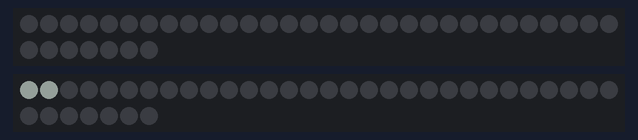
Recording of a program running on a simulated Arduino Uno, built with avr-gcc and run on an emulated ATmega328P. Shown: 2 × 37 RGB LEDs in strip order, left to right, continuing on the next row. Dim RGB values are drawn brighter than linear; random numbers use the default seed unless the program sets one.

Above: at 10.15 s.
At 10.88 s:
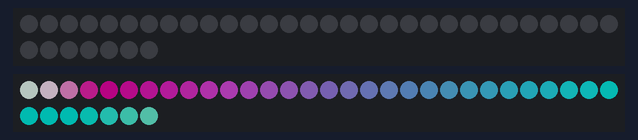
At 20.35 s:
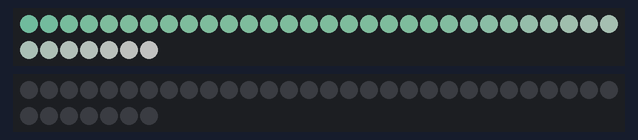
At 21.01 s:
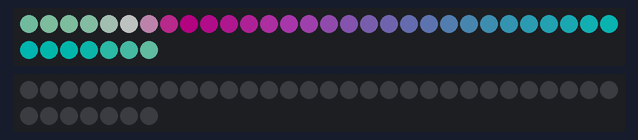
At 30.36 s:
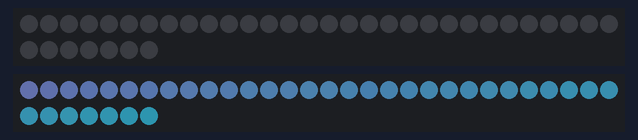

The program:

main.cpp
```cpp
#include <Arduino.h>
#include <FastLED.h>

#define NUM_LEDS 37
#define DATA_PIN_A 5
#define DATA_PIN_B 6
#define BRIGHTNESS 192

CRGB leds_A[NUM_LEDS];
CRGB leds_B[NUM_LEDS];

// Gradient palette "bhw1_06_gp", originally from
// http://soliton.vm.bytemark.co.uk/pub/cpt-city/bhw/bhw1/tn/bhw1_06.png.index.html
// converted for FastLED with gammas (2.6, 2.2, 2.5)
// Size: 16 bytes of program space.

DEFINE_GRADIENT_PALETTE( bhw1_06_gp ) {
    0, 184,  1,128,
  160,   1,193,182,
  219, 153,227,190,
  255, 255,255,255
};

CRGBPalette16 currentPalette = bhw1_06_gp;

/* TIMER */

/* LIGHTING GENERAL CONTROLS */
uint8_t ls_flashOccurence; // Number of flashes
uint8_t chainLightning; // Chance of chain
uint8_t lightningStrand; // Conduit selector

/* ARDUINO SETUP */
void setup() {
    FastLED.addLeds<WS2812B, DATA_PIN_A, GRB>(leds_A, NUM_LEDS);
    FastLED.addLeds<WS2812B, DATA_PIN_B, GRB>(leds_B, NUM_LEDS);
    FastLED.setBrightness(BRIGHTNESS);
}

/* LIGHTNING SPARK SETTINGS */
uint8_t ls_numberOfFlashes;
uint8_t ls_delayBetweenFlashes;
uint8_t ls_flashLED;
uint8_t ls_flashBrightness;
uint8_t ls_paletteIndex;

/* #1 LIGHTNING SPARK */
void lightningSpark() {
  lightningStrand = random8(12); // Which conduit
  ls_numberOfFlashes = random8(8); // Determine number of flashes
  // Randomly select an LED || Group of LEDs in the strip
  ls_flashLED = random8(0, NUM_LEDS - 1); // Lock the LED of choice

  for (int x = 0; x <= ls_numberOfFlashes; x++)
  {
    // Flash a random number of times, each brighter
    ls_delayBetweenFlashes = random(x * 4, 64);
    ls_flashBrightness = random(x * 25, BRIGHTNESS);

    if (lightningStrand < 6) {
      leds_A[ls_flashLED] = ColorFromPalette(currentPalette, ls_paletteIndex, ls_flashBrightness, LINEARBLEND);
      FastLED.show();

      delay(ls_delayBetweenFlashes);

      leds_A[ls_flashLED] = CRGB::Black;
      FastLED.show();

      delay(ls_delayBetweenFlashes);
    }

    if (lightningStrand >= 6) {
      leds_B[ls_flashLED] = ColorFromPalette(currentPalette, ls_paletteIndex, ls_flashBrightness, LINEARBLEND);
      FastLED.show();

      delay(ls_delayBetweenFlashes);

      leds_B[ls_flashLED] = CRGB::Black;
      FastLED.show();

      delay(ls_delayBetweenFlashes);
    }

    ls_paletteIndex += x + 12;
  }
}

uint8_t ll_numberOfFlashes;
uint8_t ll_delayBetweenFlashes;
uint8_t ll_flashLED;
uint8_t ll_flashLED_length;
uint8_t ll_flashBrightness;
uint8_t ll_paletteIndex;

/* #2 LIGHTNING LINE */
// TODO: Random direction and number of LEDs involved...
// Randomly select an LED
// ll_flashLED = random8(NUM_LEDS - 1); // Lock the LED of choice
// ll_flashLED_length = random8(NUM_LEDS / 2);

// if (ll_flashLED < NUM_LEDS / 2) {
//   // If it's in the first half...
// } else {
//   // If it's in the last half...
// }
void lightningLine() {
  lightningStrand = random8(12); // Which conduit
  ll_numberOfFlashes = random8(8); // Determine number of flashes

  if (lightningStrand < 6) {
    for (int y = 0; y < NUM_LEDS; y++) {
      FastLED.setBrightness(32 * y);
      leds_A[y] = ColorFromPalette(currentPalette, ll_paletteIndex);
      FastLED.show();
      delay(NUM_LEDS / y + 1);
    }

    for (int z = 0; z <= ll_numberOfFlashes; z++) {
      ll_delayBetweenFlashes = random8(z * 24);
      ll_flashBrightness = random8(z * 32, BRIGHTNESS); // Flash the white line, brighter

      fill_palette(leds_A, NUM_LEDS, ll_paletteIndex, z, currentPalette, ll_flashBrightness, LINEARBLEND);
      FastLED.show();
      delay(ll_delayBetweenFlashes);

      fill_solid(leds_A, NUM_LEDS, CRGB::Black);
      FastLED.show();
      delay(ll_delayBetweenFlashes);
    }
  }

  if (lightningStrand >= 6) {
    for (int y = 0; y < NUM_LEDS; y++) {
      FastLED.setBrightness(32 * y);
      leds_B[y] = ColorFromPalette(currentPalette, ll_paletteIndex);
      FastLED.show();
      delay(NUM_LEDS / y + 1);
    }

    for (int z = 0; z <= ll_numberOfFlashes; z++) {
      ll_delayBetweenFlashes = random8(z * 24);
      ll_flashBrightness = random8(z * 32, BRIGHTNESS); // Flash the white line, brighter

      fill_palette(leds_B, NUM_LEDS, ll_paletteIndex, z, currentPalette, ll_flashBrightness, LINEARBLEND);
      FastLED.show();
      delay(ll_delayBetweenFlashes);

      fill_solid(leds_B, NUM_LEDS, CRGB::Black);
      FastLED.show();
      delay(ll_delayBetweenFlashes);
    }
  }
}

/* #3 LIGHTNING CRAWL */
void lightningCrawl() {
  lightningStrand = random8(12); // Which conduit
  chainLightning = random16(256);

  if (lightningStrand < 6) {
    for (int n = 0; n < NUM_LEDS; n++) {
      leds_A[n] = ColorFromPalette(currentPalette, ll_paletteIndex);
      FastLED.show();
      delay(NUM_LEDS / n + 1);
      leds_A[n] = CRGB::Black;
      FastLED.show();
      delay(NUM_LEDS / n + 1);
    }
  }

  if (lightningStrand >= 6) {
    for (int n = 0; n < NUM_LEDS; n++) {
      leds_B[n] = ColorFromPalette(currentPalette, ll_paletteIndex);
      FastLED.show();
      delay(NUM_LEDS / n + 1);
      leds_B[n] = CRGB::Black;
      FastLED.show();
      delay(NUM_LEDS / n + 1);
    }
  }

  if (chainLightning >= 200) {
    lightningLine();
  } else if (chainLightning <= 100) {
    lightningSpark();
  }
}

uint8_t randomness = 12;
uint8_t timer = 0;

void loop()
{

  // TIMER
  EVERY_N_HOURS(1) {

    if (timer == 24) {
      timer = 0;
    }

    timer++;
  }

  // if (timer <= 8) {
    // Lightning Flashes
      EVERY_N_SECONDS(random8(randomness * 2)) {
        ls_flashOccurence = random8(8);

        for (int x = 0; x <= ls_flashOccurence; x++) {
          lightningSpark();
        }
      }

      // Lightning Crawl
      EVERY_N_SECONDS(random8(randomness * 4)) {
        lightningCrawl();
      }

      // Lightning Line
      EVERY_N_SECONDS(random8(randomness * 6)) {
        lightningLine();
      }

      EVERY_N_MILLISECONDS(10) {
        ll_paletteIndex++;
      }

      // Reset strands to black
      fadeToBlackBy(leds_A, NUM_LEDS, 24);
      fadeToBlackBy(leds_B, NUM_LEDS, 24);
  // }
}
```
